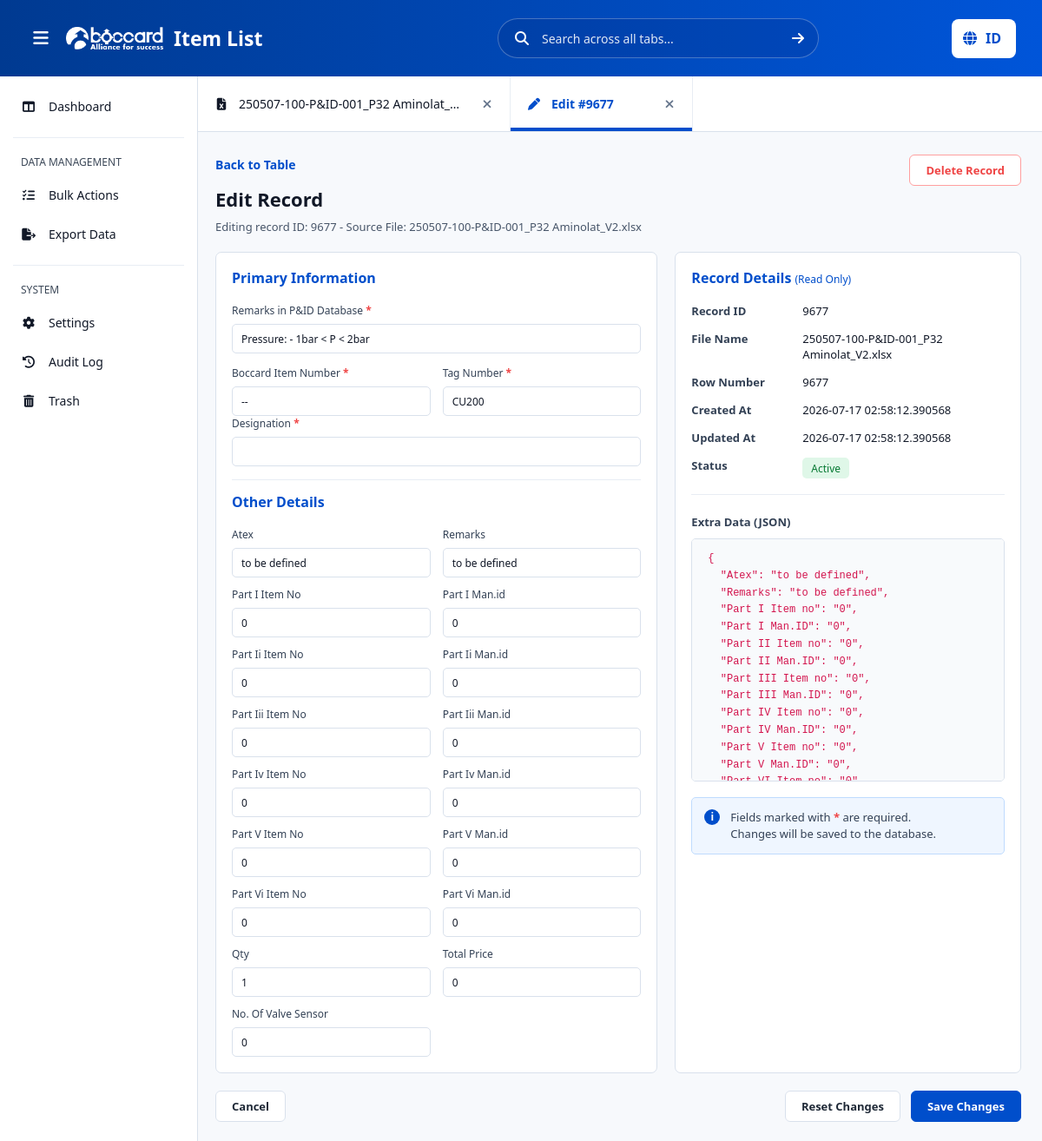
Screenshot of /edit/9677 with the database file from the repository.
### tables this page shows
CREATE TABLE uploaded_files (
            id INTEGER PRIMARY KEY AUTOINCREMENT,
            original_name TEXT NOT NULL,
            stored_name TEXT NOT NULL,
            uploaded_at TEXT NOT NULL,
            status TEXT DEFAULT 'active'
        , tab_order INTEGER NOT NULL DEFAULT 0, deleted_at TEXT);

CREATE TABLE records (
            id INTEGER PRIMARY KEY AUTOINCREMENT,
            file_id INTEGER NOT NULL,
            remarks_in_pid TEXT,
            boccard_item_number TEXT,
            tag_number TEXT,
            designation TEXT,
            extra_data TEXT,
            created_at TEXT NOT NULL,
            updated_at TEXT NOT NULL
        );

### app/routes.py (the view, shortened to what this page needs)
    @app.route("/edit/<int:record_id>", methods=["GET", "POST"])
    def edit_record(record_id):
        record = get_record(record_id)
        if not record:
            flash("Record not found.")
            return redirect(url_for("index"))
        files = get_uploaded_files()
        selected_file = get_file_by_id(record["file_id"])
        if request.method == "GET":
            return render_template("edit.html", files=files, record=record, selected_file=selected_file, active_tab='edit')

### app/services/db_service.py (called while the page is built)
def _connect():
    conn = sqlite3.connect(DB_PATH)
    conn.row_factory = sqlite3.Row
    return conn

def get_uploaded_files():
    conn = _connect()
    files = conn.execute("SELECT * FROM uploaded_files WHERE status = 'active' ORDER BY tab_order ASC, id ASC").fetchall()
    conn.close()
    return [dict(file) for file in files]

def get_file_by_id(file_id):
    conn = _connect()
    file_row = conn.execute("SELECT * FROM uploaded_files WHERE id = ? AND status = 'active'", (file_id,)).fetchone()
    conn.close()
    return dict(file_row) if file_row else None

def get_record(record_id):
    conn = _connect()
    row = conn.execute(
        """
        SELECT records.*, uploaded_files.original_name, uploaded_files.uploaded_at, uploaded_files.status
        FROM records
        JOIN uploaded_files ON uploaded_files.id = records.file_id
        WHERE records.id = ?
        """,
        (record_id,),
    ).fetchone()
    conn.close()
    if not row:
        return None
    item = dict(row)
    item["extra_data"] = json.loads(item["extra_data"] or "{}")
    return item

### app/templates/edit.html
{% extends 'base.html' %}
{% block content %}
    <form class="edit-page" method="post" action="{{ url_for('edit_record', record_id=record.id) }}">
        <div class="edit-head">
            <div>
                <a class="back-link" href="{{ url_for('index', file_id=record.file_id) }}">Back to Table</a>
                <h2>Edit Record</h2>
                <p>Editing record ID: {{ record.id }} <span>-</span> Source File: {{ record.original_name }}</p>
            </div>
            <button class="outline-danger" type="submit" formaction="{{ url_for('delete_record_route', record_id=record.id) }}">
                Delete Record
            </button>
        </div>
        <div class="edit-grid">
            <section class="edit-card">
                <h3>Primary Information</h3>
                <label class="full-field">
                    <span>Remarks in P&amp;ID Database <b>*</b></span>
                    <input name="remarks_in_pid" value="{{ record.remarks_in_pid or '' }}" required>
                </label>
                <div class="field-row">
                    <label>
                        <span>Boccard Item Number <b>*</b></span>
                        <input name="boccard_item_number" value="{{ record.boccard_item_number or '' }}" required>
                    </label>
                    <label>
                        <span>Tag Number <b>*</b></span>
                        <input name="tag_number" value="{{ record.tag_number or '' }}" required>
                    </label>
                </div>
                <label class="full-field section-break">
                    <span>Designation <b>*</b></span>
                    <input name="designation" value="{{ record.designation or '' }}" required>
                </label>
                <h3>Other Details</h3>
                <div class="field-row">
                    {% for key, value in record.extra_data.items() %}
                        <label>
                            <span>{{ key|replace('_', ' ')|title }}</span>
                            <input name="extra_{{ key }}" value="{{ value }}">
                        </label>
                    {% endfor %}
                </div>
            </section>
            <section class="edit-card details-card">
                <h3>Record Details <small>(Read Only)</small></h3>
                <dl class="record-meta">
                    <dt>Record ID</dt>
                    <dd>{{ record.id }}</dd>
                    <dt>File Name</dt>
                    <dd>{{ record.original_name }}</dd>
                    <dt>Row Number</dt>
                    <dd>{{ record.id }}</dd>
                    <dt>Created At</dt>
                    <dd>{{ record.created_at|replace('T', ' ') }}</dd>
                    <dt>Updated At</dt>
                    <dd>{{ record.updated_at|replace('T', ' ') }}</dd>
                    <dt>Status</dt>
                    <dd><span class="status-pill">Active</span></dd>
                </dl>
                <h4>Extra Data (JSON)</h4>
                <pre class="json-preview">{
{% for key, value in record.extra_data.items() %}  "{{ key }}": "{{ value }}"{% if not loop.last %},{% endif %}
{% endfor %}}</pre>
                <div class="info-note">
                    <strong>i</strong>
                    <span>Fields marked with <b>*</b> are required.<br>Changes will be saved to the database.</span>
                </div>
            </section>
        </div>
        <div class="edit-actions">
            <a class="ghost-btn" href="{{ url_for('index', file_id=record.file_id) }}">Cancel</a>
            <div>
                <a class="ghost-btn" href="{{ url_for('edit_record', record_id=record.id) }}">Reset Changes</a>
                <button class="primary-btn" type="submit">Save Changes</button>
            </div>
        </div>
    </form>
{% endblock %}

### app/templates/base.html (shortened to what this page needs)
<!doctype html>
<html lang="en">
<head>
    <link rel="stylesheet" href="https://cdnjs.cloudflare.com/ajax/libs/font-awesome/6.5.2/css/all.min.css">
    <link rel="stylesheet" href="{{ url_for('static', filename='css/style.css') }}?v=15">
</head>
<body>
    {% set can_upload_workbook = files is not defined or files|length == 0 %}
    <div class="app-shell">
        <header class="topbar">
            <div class="brand">
                <button class="icon-button menu-button" type="button" aria-label="Menu" aria-expanded="true">
                    <i class="fa-solid fa-bars" aria-hidden="true"></i>
                </button>
                <img class="brand-logo" src="{{ url_for('static', filename='images/white-logo.png') }}" alt="Boccard Item List">
                <div>
                    <h1>Item List</h1>
                </div>
            </div>
            <form class="global-search" method="get" action="{{ url_for('index') }}">
                <i class="fa-solid fa-magnifying-glass" aria-hidden="true"></i>
                <input type="search" name="q" placeholder="Search across all tabs..." data-i18n-placeholder="searchAcrossTabs" value="{{ query|default('') }}">
                <button class="search-submit" type="submit" aria-label="Search" data-i18n-aria-label="search">
                    <i class="fa-solid fa-arrow-right" aria-hidden="true"></i>
                </button>
            </form>
            <div class="topbar-actions">
                <button id="languageToggle" class="language-toggle" type="button" aria-label="Switch language" data-i18n-aria-label="switchLanguage">
                    <i class="fa-solid fa-globe" aria-hidden="true"></i>
                    <span data-language-label>ID</span>
                </button>
            </div>
        </header>
        <div class="workspace">
            <aside class="sidebar">
                <nav class="side-nav">
                    <a href="{{ url_for('index') }}" class="side-link {% if active_tab == 'table' %}active{% endif %}"><i class="fa-solid fa-table-columns" aria-hidden="true"></i><span data-i18n="dashboard">Dashboard</span></a>
                </nav>
                <div class="side-divider"></div>
                <div class="side-label" data-i18n="dataManagement">DATA MANAGEMENT</div>
                <nav class="side-nav">
                    <a href="#" class="side-link" data-action="bulk-mode"><i class="fa-solid fa-list-check" aria-hidden="true"></i><span data-i18n="bulkActions">Bulk Actions</span></a>
                    {% if selected_file %}
                        <a href="{{ url_for('export_file_route', file_id=selected_file.id) }}" class="side-link"><i class="fa-solid fa-file-export" aria-hidden="true"></i><span data-i18n="exportData">Export Data</span></a>
                    {% else %}
                        <a href="#" class="side-link" data-action="needs-file"><i class="fa-solid fa-file-export" aria-hidden="true"></i><span data-i18n="exportData">Export Data</span></a>
                    {% endif %}
                </nav>
                <div class="side-divider"></div>
                <div class="side-label" data-i18n="system">SYSTEM</div>
                <nav class="side-nav">
                    <a href="{{ url_for('settings_route') }}" class="side-link {% if active_tab == 'settings' %}active{% endif %}"><i class="fa-solid fa-gear" aria-hidden="true"></i><span data-i18n="settings">Settings</span></a>
                    <a href="{{ url_for('audit_log_route') }}" class="side-link {% if active_tab == 'audit' %}active{% endif %}"><i class="fa-solid fa-clock-rotate-left" aria-hidden="true"></i><span data-i18n="auditLog">Audit Log</span></a>
                    <a href="{{ url_for('trash_route') }}" class="side-link {% if active_tab == 'trash' %}active{% endif %}"><i class="fa-solid fa-trash-can" aria-hidden="true"></i><span data-i18n="trash">Trash</span></a>
                </nav>
            </aside>
            <main class="main-area">
                <nav id="pageTabs" class="file-tabs" aria-label="Page tabs" tabindex="-1">
                    {% if selected_file %}
                        <div class="file-tab {% if active_tab == 'table' %}active{% endif %}" data-tab-id="file:{{ selected_file.id }}" data-tab-kind="file">
                            <a class="tab-link" href="{{ url_for('index', file_id=selected_file.id) }}">
                                <i class="fa-solid fa-file-excel" aria-hidden="true"></i>
                                <span>{{ selected_file.original_name }}</span>
                            </a>
                            <button type="button" class="tab-close" data-delete-file-id="{{ selected_file.id }}" aria-label="Delete file">
                                <i class="fa-solid fa-xmark" aria-hidden="true"></i>
                            </button>
                        </div>
                    {% endif %}
                    {% if active_tab == 'edit' and record is defined and record %}
                        <div class="file-tab active" data-tab-id="edit:{{ record.id }}" data-tab-kind="edit" data-edit-id="{{ record.id }}" data-edit-file-id="{{ record.file_id }}" data-edit-title="Edit #{{ record.id }}" data-edit-url="{{ url_for('edit_record', record_id=record.id) }}">
                            <a class="tab-link" href="{{ url_for('edit_record', record_id=record.id) }}">
                                <i class="fa-solid fa-pen" aria-hidden="true"></i>
                                <span>Edit #{{ record.id }}</span>
                            </a>
                            <button type="button" class="tab-close" data-close-edit-tab="edit:{{ record.id }}" aria-label="Close edit tab">
                                <i class="fa-solid fa-xmark" aria-hidden="true"></i>
                            </button>
                        </div>
                    {% endif %}
                </nav>
                <section class="content-scroll">
                    {% block content %}{% endblock %}
                </section>
            </main>
        </div>
    </div>
</body>
</html>

### rows the page displays
uploaded_files: original_name "250507-100-P&ID-001_P32 Aminolat_…", original_name "250507-100-P&ID-001_P32 Aminolat_V2.xlsx"
records: id "9677", remarks_in_pid "Pressure: - 1bar < P < 2bar", boccard_item_number "--", tag_number "CU200", created_at "2026-07-17 02:58:12.390568", updated_at "2026-07-17 02:58:12.390568"

### other values shown
{{ key|replace('_', ' ')|title }} "Atex" "Remarks" "Part I Item No" "Part I Man.id" "Part Ii Item No" "Part Ii Man.id" "Part Iii Item No" "Part Iii Man.id" "Part Iv Item No" "Part Iv Man.id" "Part V Item No" "Part V Man.id" "Part Vi Item No" "Part Vi Man.id" "Qty" "Total Price" "No. Of Valve Sensor"
{{ key }} "Atex" "Remarks" "Part I Item no" "Part I Man.ID" "Part II Item no" "Part II Man.ID" "Part III Item no" "Part III Man.ID" "Part IV Item no" "Part IV Man.ID" "Part V Item no" "Part V Man.ID"
{{ value }} "to be defined" "to be defined" "0" "0" "0" "0" "0" "0" "0" "0" "0" "0"
